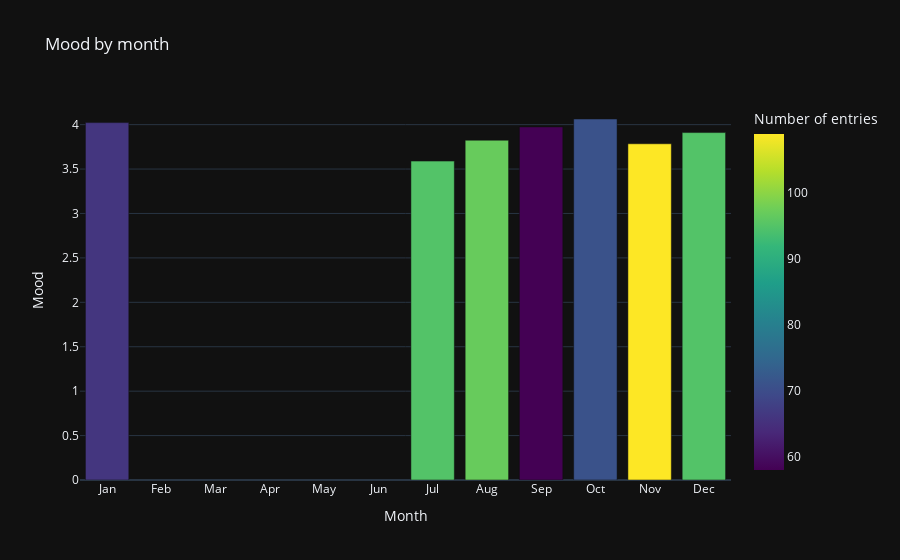

This figure's notebook cell:
### Code cell
df.by_time_bar_plot('month')

### Figure 1 — Plotly figure (JSON) as saved in the notebook; plotly's stock layout.template omitted (floating-point values rounded to 4 significant figures)
{"data": [{"alignmentgroup": "True", "hovertemplate": "Month=%{x}<br>Mood=%{y}<br>Number of entries=%{marker.color}<extra></extra>", "legendgroup": "", "marker": {"color": [66, 95, 109, 71, 58, 97, 95], "coloraxis": "coloraxis", "pattern": {"shape": ""}}, "name": "", "offsetgroup": "", "orientation": "v", "showlegend": false, "textposition": "auto", "type": "bar", "x": [1, 12, 11, 10, 9, 8, 7], "xaxis": "x", "y": [4.023, 3.911, 3.784, 4.063, 3.974, 3.825, 3.589], "yaxis": "y"}], "layout": {"barmode": "relative", "coloraxis": {"colorbar": {"title": {"text": "Number of entries"}}, "colorscale": [[0, "#440154"], [0.1111, "#482878"], [0.2222, "#3e4989"], [0.3333, "#31688e"], [0.4444, "#26828e"], [0.5556, "#1f9e89"], [0.6667, "#35b779"], [0.7778, "#6ece58"], [0.8889, "#b5de2b"], [1, "#fde725"]]}, "legend": {"tracegroupgap": 0}, "title": {"text": "Mood by month"}, "xaxis": {"anchor": "y", "domain": [0, 1], "dtick": 1, "tickmode": "array", "ticktext": ["Jan", "Feb", "Mar", "Apr", "May", "Jun", "Jul", "Aug", "Sep", "Oct", "Nov", "Dec"], "tickvals": [1, 2, 3, 4, 5, 6, 7, 8, 9, 10, 11, 12], "title": {"text": "Month"}}, "yaxis": {"anchor": "x", "domain": [0, 1], "title": {"text": "Mood"}}}}
